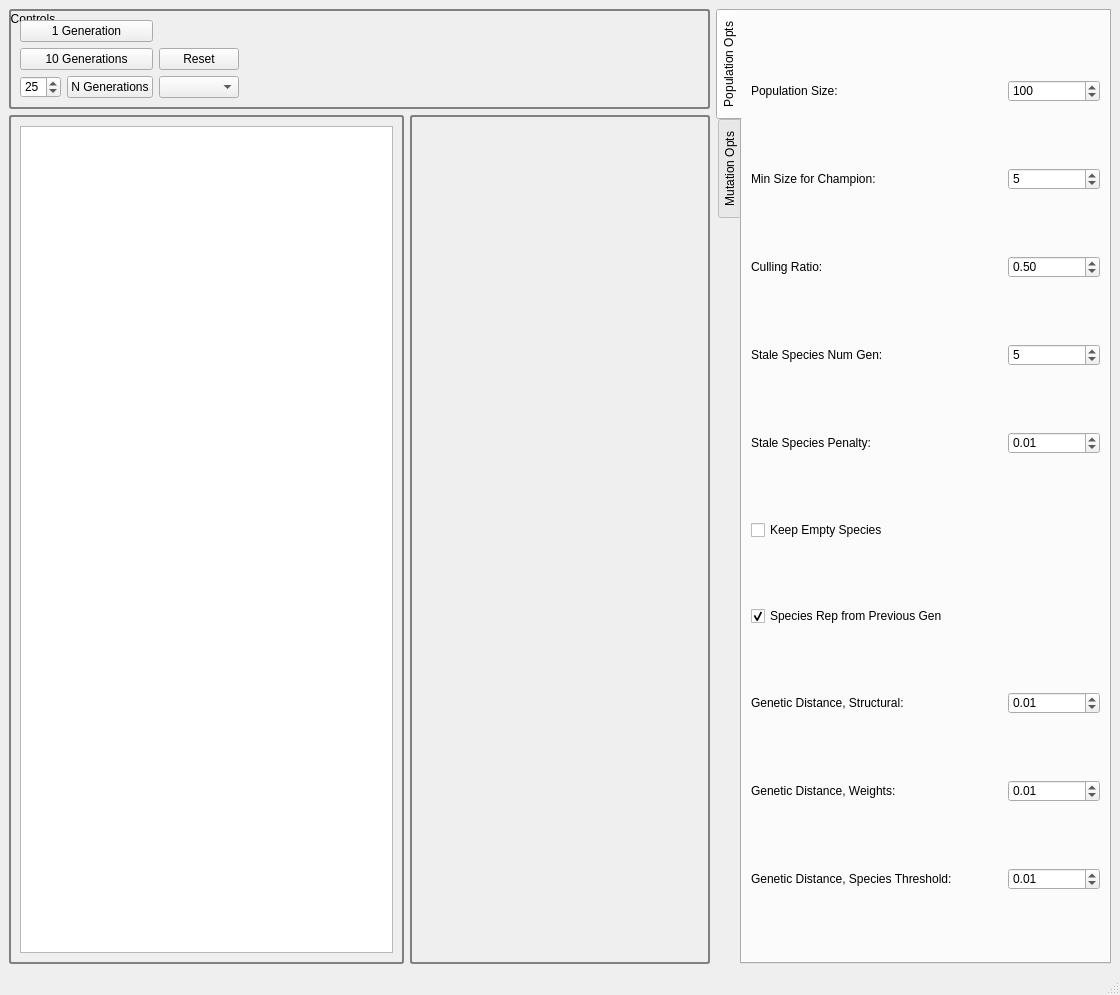
<?xml version="1.0" encoding="UTF-8"?>
<ui version="4.0">
 <class>MainWindow</class>
 <widget class="QMainWindow" name="MainWindow">
  <property name="geometry">
   <rect>
    <x>0</x>
    <y>0</y>
    <width>1120</width>
    <height>995</height>
   </rect>
  </property>
  <property name="windowTitle">
   <string>MainWindow</string>
  </property>
  <property name="styleSheet">
   <string notr="true">QGroupBox {
   border: 2px solid gray;
   border-radius: 3px;
}

QGroupBox::title {
   background-color: transparent;
   padding: 3px 0px
}</string>
  </property>
  <widget class="QWidget" name="centralwidget">
   <layout class="QGridLayout" name="gridLayout_6">
    <item row="0" column="0" colspan="2">
     <widget class="QGroupBox" name="groupBox">
      <property name="title">
       <string>Controls</string>
      </property>
      <property name="flat">
       <bool>false</bool>
      </property>
      <property name="checkable">
       <bool>false</bool>
      </property>
      <layout class="QGridLayout" name="gridLayout_2">
       <item row="2" column="0">
        <widget class="QSpinBox" name="num_gens">
         <property name="value">
          <number>25</number>
         </property>
        </widget>
       </item>
       <item row="0" column="0" colspan="2">
        <widget class="QPushButton" name="advance_one_gen">
         <property name="text">
          <string>1 Generation</string>
         </property>
        </widget>
       </item>
       <item row="0" column="3" rowspan="3">
        <spacer name="horizontalSpacer">
         <property name="orientation">
          <enum>Qt::Horizontal</enum>
         </property>
         <property name="sizeHint" stdset="0">
          <size>
           <width>235</width>
           <height>78</height>
          </size>
         </property>
        </spacer>
       </item>
       <item row="1" column="0" colspan="2">
        <widget class="QPushButton" name="advance_ten_gen">
         <property name="text">
          <string>10 Generations</string>
         </property>
        </widget>
       </item>
       <item row="2" column="1">
        <widget class="QPushButton" name="advance_n_gen">
         <property name="text">
          <string>N Generations</string>
         </property>
        </widget>
       </item>
       <item row="2" column="2">
        <widget class="QComboBox" name="fitness_func"/>
       </item>
       <item row="1" column="2">
        <widget class="QPushButton" name="reset">
         <property name="text">
          <string>Reset</string>
         </property>
        </widget>
       </item>
      </layout>
     </widget>
    </item>
    <item row="0" column="2" rowspan="2">
     <widget class="CollapsibleTabWidget" name="coltabwidget">
      <property name="tabPosition">
       <enum>QTabWidget::West</enum>
      </property>
      <property name="currentIndex">
       <number>0</number>
      </property>
      <property name="collapsed" stdset="0">
       <bool>true</bool>
      </property>
      <widget class="QWidget" name="page">
       <attribute name="title">
        <string>Population Opts</string>
       </attribute>
       <layout class="QGridLayout" name="gridLayout">
        <item row="0" column="0">
         <widget class="QLabel" name="label">
          <property name="text">
           <string>Population Size:</string>
          </property>
         </widget>
        </item>
        <item row="1" column="0">
         <widget class="QLabel" name="label_2">
          <property name="text">
           <string>Min Size for Champion:</string>
          </property>
         </widget>
        </item>
        <item row="2" column="0">
         <widget class="QLabel" name="label_3">
          <property name="text">
           <string>Culling Ratio:</string>
          </property>
         </widget>
        </item>
        <item row="3" column="0">
         <widget class="QLabel" name="label_4">
          <property name="text">
           <string>Stale Species Num Gen:</string>
          </property>
         </widget>
        </item>
        <item row="4" column="0">
         <widget class="QLabel" name="label_5">
          <property name="text">
           <string>Stale Species Penalty:</string>
          </property>
         </widget>
        </item>
        <item row="5" column="0" colspan="3">
         <widget class="QCheckBox" name="keep_empty_species">
          <property name="text">
           <string>Keep Empty Species</string>
          </property>
         </widget>
        </item>
        <item row="6" column="0" colspan="3">
         <widget class="QCheckBox" name="species_representative_from_previous_gen">
          <property name="text">
           <string>Species Rep from Previous Gen</string>
          </property>
          <property name="checked">
           <bool>true</bool>
          </property>
         </widget>
        </item>
        <item row="7" column="0">
         <widget class="QLabel" name="label_6">
          <property name="text">
           <string>Genetic Distance, Structural:</string>
          </property>
         </widget>
        </item>
        <item row="8" column="0">
         <widget class="QLabel" name="label_8">
          <property name="text">
           <string>Genetic Distance, Weights:</string>
          </property>
         </widget>
        </item>
        <item row="8" column="2">
         <widget class="QDoubleSpinBox" name="genetic_distance_weights">
          <property name="maximum">
           <double>1.000000000000000</double>
          </property>
          <property name="singleStep">
           <double>0.010000000000000</double>
          </property>
          <property name="value">
           <double>0.010000000000000</double>
          </property>
         </widget>
        </item>
        <item row="9" column="0" colspan="2">
         <widget class="QLabel" name="label_7">
          <property name="text">
           <string>Genetic Distance, Species Threshold:</string>
          </property>
         </widget>
        </item>
        <item row="9" column="2">
         <widget class="QDoubleSpinBox" name="genetic_distance_species_threshold">
          <property name="maximum">
           <double>1.000000000000000</double>
          </property>
          <property name="singleStep">
           <double>0.010000000000000</double>
          </property>
          <property name="value">
           <double>0.010000000000000</double>
          </property>
         </widget>
        </item>
        <item row="7" column="2">
         <widget class="QDoubleSpinBox" name="genetic_distance_structural">
          <property name="maximum">
           <double>1.000000000000000</double>
          </property>
          <property name="singleStep">
           <double>0.010000000000000</double>
          </property>
          <property name="value">
           <double>0.010000000000000</double>
          </property>
         </widget>
        </item>
        <item row="4" column="2">
         <widget class="QDoubleSpinBox" name="stale_species_penalty">
          <property name="maximum">
           <double>1.000000000000000</double>
          </property>
          <property name="singleStep">
           <double>0.010000000000000</double>
          </property>
          <property name="value">
           <double>0.010000000000000</double>
          </property>
         </widget>
        </item>
        <item row="3" column="2">
         <widget class="QSpinBox" name="stale_species_num_generations">
          <property name="minimum">
           <number>1</number>
          </property>
          <property name="maximum">
           <number>100</number>
          </property>
          <property name="value">
           <number>5</number>
          </property>
         </widget>
        </item>
        <item row="2" column="2">
         <widget class="QDoubleSpinBox" name="culling_ratio">
          <property name="maximum">
           <double>1.000000000000000</double>
          </property>
          <property name="singleStep">
           <double>0.010000000000000</double>
          </property>
          <property name="value">
           <double>0.500000000000000</double>
          </property>
         </widget>
        </item>
        <item row="1" column="2">
         <widget class="QSpinBox" name="min_size_for_champion">
          <property name="minimum">
           <number>1</number>
          </property>
          <property name="maximum">
           <number>100</number>
          </property>
          <property name="value">
           <number>5</number>
          </property>
         </widget>
        </item>
        <item row="0" column="2">
         <widget class="QSpinBox" name="population_size">
          <property name="maximum">
           <number>99999</number>
          </property>
          <property name="value">
           <number>100</number>
          </property>
         </widget>
        </item>
       </layout>
      </widget>
      <widget class="QWidget" name="tab">
       <attribute name="title">
        <string>Mutation Opts</string>
       </attribute>
       <layout class="QGridLayout" name="gridLayout_3">
        <item row="0" column="0">
         <widget class="QLabel" name="label_9">
          <property name="text">
           <string>Matching Gene, Choose Mother: </string>
          </property>
         </widget>
        </item>
        <item row="0" column="1">
         <widget class="QDoubleSpinBox" name="matching_gene_choose_mother">
          <property name="maximum">
           <double>1.000000000000000</double>
          </property>
          <property name="singleStep">
           <double>0.010000000000000</double>
          </property>
          <property name="value">
           <double>0.500000000000000</double>
          </property>
         </widget>
        </item>
        <item row="1" column="0">
         <widget class="QLabel" name="label_10">
          <property name="text">
           <string>Keep Non-Matching Mother Gene:</string>
          </property>
         </widget>
        </item>
        <item row="1" column="1">
         <widget class="QDoubleSpinBox" name="keep_non_matching_mother_gene">
          <property name="maximum">
           <double>1.000000000000000</double>
          </property>
          <property name="singleStep">
           <double>0.010000000000000</double>
          </property>
          <property name="value">
           <double>1.000000000000000</double>
          </property>
         </widget>
        </item>
        <item row="2" column="0">
         <widget class="QLabel" name="label_11">
          <property name="text">
           <string>Keep Non-Matching Father Gene:</string>
          </property>
         </widget>
        </item>
        <item row="2" column="1">
         <widget class="QDoubleSpinBox" name="keep_non_matching_father_gene">
          <property name="maximum">
           <double>1.000000000000000</double>
          </property>
          <property name="singleStep">
           <double>0.010000000000000</double>
          </property>
          <property name="value">
           <double>0.000000000000000</double>
          </property>
         </widget>
        </item>
        <item row="3" column="0">
         <widget class="QLabel" name="label_12">
          <property name="text">
           <string>Mutation Prob, Adjust Weights:</string>
          </property>
         </widget>
        </item>
        <item row="3" column="1">
         <widget class="QDoubleSpinBox" name="mutation_prob_adjust_weights">
          <property name="maximum">
           <double>1.000000000000000</double>
          </property>
          <property name="singleStep">
           <double>0.010000000000000</double>
          </property>
          <property name="value">
           <double>0.800000000000000</double>
          </property>
         </widget>
        </item>
        <item row="4" column="0">
         <widget class="QLabel" name="label_13">
          <property name="text">
           <string>Weight Mutation, Is Severe:</string>
          </property>
         </widget>
        </item>
        <item row="4" column="1">
         <widget class="QDoubleSpinBox" name="weight_mutation_is_severe">
          <property name="maximum">
           <double>1.000000000000000</double>
          </property>
          <property name="singleStep">
           <double>0.010000000000000</double>
          </property>
          <property name="value">
           <double>0.100000000000000</double>
          </property>
         </widget>
        </item>
        <item row="5" column="0">
         <widget class="QLabel" name="label_14">
          <property name="text">
           <string>Weight Mutation, Small Adjust:</string>
          </property>
         </widget>
        </item>
        <item row="5" column="1">
         <widget class="QDoubleSpinBox" name="weight_mutation_small_adjust">
          <property name="maximum">
           <double>10.000000000000000</double>
          </property>
          <property name="singleStep">
           <double>0.010000000000000</double>
          </property>
          <property name="value">
           <double>0.500000000000000</double>
          </property>
         </widget>
        </item>
        <item row="6" column="0">
         <widget class="QLabel" name="label_15">
          <property name="text">
           <string>Weight Mutation, Large Reset:</string>
          </property>
         </widget>
        </item>
        <item row="6" column="1">
         <widget class="QDoubleSpinBox" name="weight_mutation_reset_range">
          <property name="maximum">
           <double>200.000000000000000</double>
          </property>
          <property name="singleStep">
           <double>1.000000000000000</double>
          </property>
          <property name="value">
           <double>10.000000000000000</double>
          </property>
         </widget>
        </item>
        <item row="7" column="0">
         <widget class="QLabel" name="label_16">
          <property name="text">
           <string>Mutation Prob, Add Connection:</string>
          </property>
         </widget>
        </item>
        <item row="7" column="1">
         <widget class="QDoubleSpinBox" name="mutation_prob_add_connection">
          <property name="maximum">
           <double>1.000000000000000</double>
          </property>
          <property name="singleStep">
           <double>0.010000000000000</double>
          </property>
          <property name="value">
           <double>0.050000000000000</double>
          </property>
         </widget>
        </item>
        <item row="8" column="0">
         <widget class="QLabel" name="label_17">
          <property name="text">
           <string>New Connection, Prob Recurrent:</string>
          </property>
         </widget>
        </item>
        <item row="8" column="1">
         <widget class="QDoubleSpinBox" name="new_connection_is_recurrent">
          <property name="maximum">
           <double>1.000000000000000</double>
          </property>
          <property name="singleStep">
           <double>0.010000000000000</double>
          </property>
          <property name="value">
           <double>0.050000000000000</double>
          </property>
         </widget>
        </item>
        <item row="9" column="0">
         <widget class="QLabel" name="label_18">
          <property name="text">
           <string>Mutation Prob, Add Node:</string>
          </property>
         </widget>
        </item>
        <item row="9" column="1">
         <widget class="QDoubleSpinBox" name="mutation_prob_add_node">
          <property name="maximum">
           <double>1.000000000000000</double>
          </property>
          <property name="singleStep">
           <double>0.010000000000000</double>
          </property>
          <property name="value">
           <double>0.030000000000000</double>
          </property>
         </widget>
        </item>
        <item row="10" column="0" colspan="2">
         <widget class="QCheckBox" name="use_compositional_pattern_producing_networks">
          <property name="text">
           <string>Add Node, Use CPPN</string>
          </property>
         </widget>
        </item>
        <item row="11" column="0">
         <widget class="QLabel" name="label_19">
          <property name="text">
           <string>Mutation Prob, Re-enable Conn:</string>
          </property>
         </widget>
        </item>
        <item row="11" column="1">
         <widget class="QDoubleSpinBox" name="mutation_prob_reenable_connection">
          <property name="maximum">
           <double>1.000000000000000</double>
          </property>
          <property name="singleStep">
           <double>0.010000000000000</double>
          </property>
          <property name="value">
           <double>0.050000000000000</double>
          </property>
         </widget>
        </item>
        <item row="12" column="0">
         <widget class="QLabel" name="label_20">
          <property name="text">
           <string>Mutation Prob, Toggle Conn:</string>
          </property>
         </widget>
        </item>
        <item row="12" column="1">
         <widget class="QDoubleSpinBox" name="mutation_prob_toggle_connection">
          <property name="maximum">
           <double>1.000000000000000</double>
          </property>
          <property name="singleStep">
           <double>0.010000000000000</double>
          </property>
          <property name="value">
           <double>0.000000000000000</double>
          </property>
         </widget>
        </item>
       </layout>
      </widget>
     </widget>
    </item>
    <item row="1" column="0">
     <widget class="QGroupBox" name="groupBox_2">
      <property name="title">
       <string/>
      </property>
      <layout class="QGridLayout" name="gridLayout_4">
       <item row="0" column="0">
        <widget class="QTreeView" name="tree_view"/>
       </item>
      </layout>
     </widget>
    </item>
    <item row="1" column="1">
     <widget class="QGroupBox" name="all_info_box">
      <property name="minimumSize">
       <size>
        <width>300</width>
        <height>0</height>
       </size>
      </property>
      <property name="title">
       <string/>
      </property>
      <layout class="QVBoxLayout" name="verticalLayout">
       <item>
        <widget class="QWidget" name="info_box" native="true"/>
       </item>
       <item>
        <widget class="QWidget" name="custom_info_box" native="true"/>
       </item>
      </layout>
     </widget>
    </item>
   </layout>
   <zorder>groupBox_2</zorder>
   <zorder>groupBox</zorder>
   <zorder>all_info_box</zorder>
   <zorder>coltabwidget</zorder>
  </widget>
  <widget class="QMenuBar" name="menubar">
   <property name="geometry">
    <rect>
     <x>0</x>
     <y>0</y>
     <width>1120</width>
     <height>33</height>
    </rect>
   </property>
  </widget>
  <widget class="QStatusBar" name="statusbar"/>
 </widget>
 <customwidgets>
  <customwidget>
   <class>CollapsibleTabWidget</class>
   <extends>QTabWidget</extends>
   <header>pygui.custom_widgets.collapsible_tab_widget</header>
   <container>1</container>
  </customwidget>
 </customwidgets>
 <resources/>
 <connections/>
</ui>
